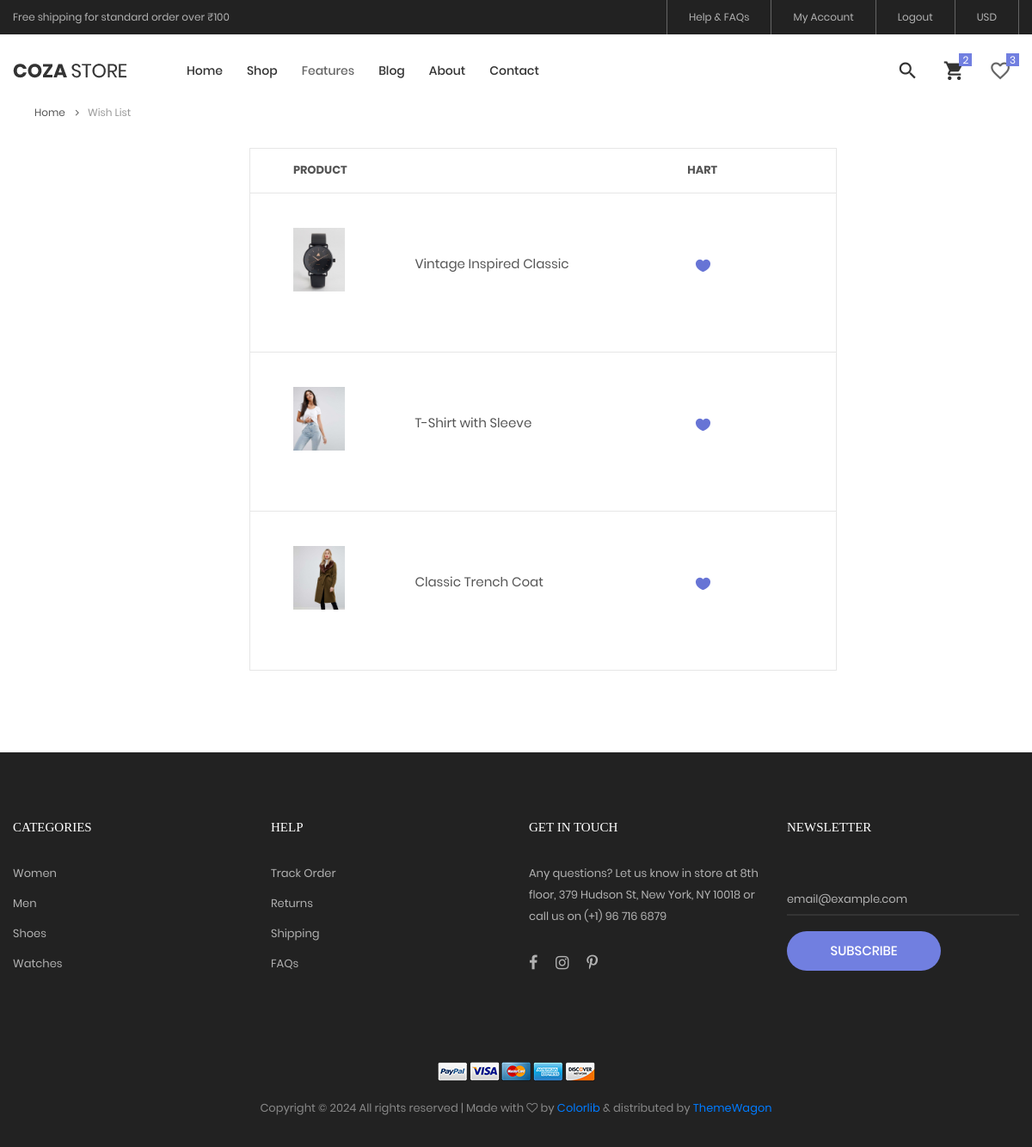
Screenshot of /wishlist (signed in) with the database file from the repository.
### my_app/models.py (models this page shows, shortened)
class wish_list(models.Model):
    products_id = models.ForeignKey(products, on_delete=models.CASCADE,blank=True,null=True)
    user_id = models.ForeignKey(signup, on_delete=models.CASCADE,blank=True,null=True)
    name = models.CharField(max_length=100,null=True,blank=True)
    img = models.ImageField(upload_to="media",null=True,blank=True)

### my_app/views.py (the view)
# urls.py: path('wishlist',hv.wishlist, name='wishlist'),
def wishlist(request):
    if 'email' in request.session:
        uid = signup.objects.get(email=request.session['email'])
        get_cart  = add_to_cart.objects.filter(user_id=uid)
        get_cart_count = add_to_cart.objects.filter(user_id=uid).count()
        get_wishlist = wish_list.objects.filter(user_id = uid)
        get_wishlist_count = wish_list.objects.filter(user_id=uid).count()
        context = {"get_cart":get_cart,"get_cart_count":get_cart_count,"get_wishlist":get_wishlist,"get_wishlist_count":get_wishlist_count}
        return render(request, "wishlist.html",context)
    else:
        return render(request,"login.htmgl")

### my_app/templates/wishlist.html (shortened to what this page needs)
{% extends 'index.html' %}
{% load static %}
{% block content %}
<div class="container" style="padding-top: 50px;">
	<div class="bread-crumb flex-w p-l-25 p-r-15 p-t-30 p-lr-0-lg">
		<a href="{% url 'index' %}" class="stext-109 cl8 hov-cl1 trans-04">
			Home
			<i class="fa fa-angle-right m-l-9 m-r-10" aria-hidden="true"></i>
		</a>
		<span class="stext-109 cl4">
			Wish List
		</span>
	</div>
</div>
<form class="bg0 ">
	<div class="container">
		{% if get_wishlist %}
		<div class="row">
			<div class="col-lg-10 col-xl-7 m-lr-auto m-b-50">
				<div class="m-l-25 m-r--38 m-lr-0-xl">
					<div class="wrap-table-shopping-cart">
						<table class="table-shopping-cart">
							<tr class="table_head">
								<th class="column-1">Product</th>
								<th class="column-2"></th>
								<th class="column-3">Hart</th>
							</tr>
							{% for product in get_wishlist %}
							<tr class="table_row">
								<td class="column-1">
									<div class="how-itemcart1">
										<img src="{{product.img.url}}" alt="IMG">
									</div>
								</td>
								<td class="column-2">{{product.name}}</td>
								<td class="column-3">
									<a href="#"
										class="dis-block icon-header-item cl2 hov-cl1 trans-04 p-l-9 p-r-11">
									<img class="trans-04" src="{% static 'images/icons/icon-heart-02.png' %}" alt="ICON">
									</a>
								</td>
							</tr>
							{% endfor %}
						</table>
					</div>
				</div>
			</div>
		</div>
		{% else %}
		<h1>Your wish list is empty</h1>
		{% endif %}
		<br>
		<br>
	</div>
</form>
{% endblock %}

### my_app/static/css/main.css (style rules this page uses)
.container { max-width: 1380px; }
@media (max-width: 1600px) { .container { max-width: 1200px; } }
.icon-header-item { position: relative; font-size: 26px; line-height: 1; cursor: pointer; }
.wrap-table-shopping-cart { overflow: auto; border-left: 1px solid #e6e6e6; border-right: 1px solid #e6e6e6; }
.table-shopping-cart { border-collapse: collapse; width: 100%; min-width: 680px; }
.table-shopping-cart tr { border-top: 1px solid #e6e6e6; border-bottom: 1px solid #e6e6e6; }
.table-shopping-cart .column-1 { width: 133px; padding-left: 50px; }
.table-shopping-cart .column-2 { width: 220px; font-size: 15px; }
.table-shopping-cart .column-3 { width: 120px; font-size: 16px; }
.table-shopping-cart .table_row { height: 185px; }
.table-shopping-cart .table_row td { padding-bottom: 20px; }
.table-shopping-cart .table_row td.column-1 { padding-bottom: 30px; }
.table-shopping-cart .table_head th { font-family: Poppins-Bold; font-size: 13px; color: #555; text-transform: uppercase; line-height: 1.6; padding-top: 15px; padding-bottom: 15px; }
.table-shopping-cart td { font-family: Poppins-Regular; color: #555; line-height: 1.6; }
.cl2 { color: #333; }
.cl4 { color: #999; }
.cl8 { color: #555; }
.stext-109 { font-family: Poppins-Regular; font-size: 12px; line-height: 1.833333; }
.bg0 { background-color: #fff; }
.how-itemcart1 { width: 60px; position: relative; margin-right: 20px; cursor: pointer; }
.how-itemcart1 img { width: 100%; }
.how-itemcart1::after { content: '\e870'; font-family: Linearicons-Free; font-size: 16px; display: -webkit-box; display: -webkit-flex; display: -moz-box; display: -ms-flexbox; display: flex; justify-content: center; align-items: center; position: absolute; width: 100%; height: 100%; top: 0; left: 0; background-color: rgba(0,0,0,0.5); color: #fff; transition: all 0.3s; -webkit-transition: all 0.3s; -o-transition: all 0.3s; -moz-transition: all 0.3s; opacity: 0; }

### my_app/static/css/login.css (style rules this page uses)
* { margin: 0; padding: 0; box-sizing: border-box; font-family: 'Poppins', sans-serif; }
form { margin-top: 30px; }

### rows the page displays
wish_list: img (picture), name "Vintage Inspired Classic"
wish_list: img (picture), name "T-Shirt with Sleeve"
wish_list: img (picture), name "Classic Trench Coat"
